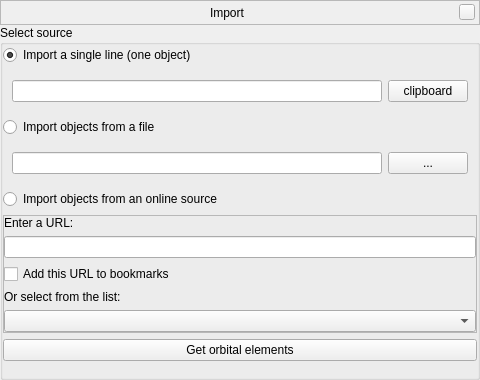
<?xml version="1.0" encoding="UTF-8"?>
<ui version="4.0">
 <author>Bogdan Marinov</author>
 <class>importWindow</class>
 <widget class="QWidget" name="importWindow">
  <property name="geometry">
   <rect>
    <x>0</x>
    <y>0</y>
    <width>480</width>
    <height>380</height>
   </rect>
  </property>
  <layout class="QVBoxLayout" name="verticalLayout_2">
   <property name="spacing">
    <number>0</number>
   </property>
   <property name="margin">
    <number>0</number>
   </property>
   <item>
    <widget class="BarFrame" name="LocationBar">
     <property name="sizePolicy">
      <sizepolicy hsizetype="Expanding" vsizetype="Minimum">
       <horstretch>0</horstretch>
       <verstretch>0</verstretch>
      </sizepolicy>
     </property>
     <property name="minimumSize">
      <size>
       <width>0</width>
       <height>25</height>
      </size>
     </property>
     <property name="maximumSize">
      <size>
       <width>16777215</width>
       <height>30</height>
      </size>
     </property>
     <property name="focusPolicy">
      <enum>Qt::NoFocus</enum>
     </property>
     <property name="autoFillBackground">
      <bool>false</bool>
     </property>
     <property name="frameShape">
      <enum>QFrame::StyledPanel</enum>
     </property>
     <layout class="QHBoxLayout" name="_2">
      <property name="spacing">
       <number>6</number>
      </property>
      <property name="leftMargin">
       <number>0</number>
      </property>
      <property name="topMargin">
       <number>0</number>
      </property>
      <property name="rightMargin">
       <number>4</number>
      </property>
      <property name="bottomMargin">
       <number>0</number>
      </property>
      <item>
       <spacer name="leftSpacer">
        <property name="orientation">
         <enum>Qt::Horizontal</enum>
        </property>
        <property name="sizeHint" stdset="0">
         <size>
          <width>40</width>
          <height>20</height>
         </size>
        </property>
       </spacer>
      </item>
      <item>
       <widget class="QLabel" name="stelWindowTitle">
        <property name="text">
         <string notr="true" extracomment="The title of the window will be set during runtime">Import</string>
        </property>
       </widget>
      </item>
      <item>
       <spacer name="rightSpacer">
        <property name="orientation">
         <enum>Qt::Horizontal</enum>
        </property>
        <property name="sizeHint" stdset="0">
         <size>
          <width>40</width>
          <height>20</height>
         </size>
        </property>
       </spacer>
      </item>
      <item>
       <widget class="QPushButton" name="closeStelWindow">
        <property name="minimumSize">
         <size>
          <width>16</width>
          <height>16</height>
         </size>
        </property>
        <property name="maximumSize">
         <size>
          <width>16</width>
          <height>16</height>
         </size>
        </property>
        <property name="focusPolicy">
         <enum>Qt::NoFocus</enum>
        </property>
        <property name="text">
         <string/>
        </property>
       </widget>
      </item>
     </layout>
    </widget>
   </item>
   <item>
    <widget class="QStackedWidget" name="stackedWidget">
     <property name="currentIndex">
      <number>0</number>
     </property>
     <widget class="QWidget" name="pageSource">
      <layout class="QVBoxLayout" name="verticalLayout">
       <property name="spacing">
        <number>0</number>
       </property>
       <property name="margin">
        <number>0</number>
       </property>
       <item>
        <widget class="QGroupBox" name="groupBox">
         <property name="title">
          <string>Select source</string>
         </property>
         <layout class="QVBoxLayout" name="verticalLayout_5">
          <property name="margin">
           <number>0</number>
          </property>
          <item>
           <widget class="QRadioButton" name="radioButtonSingle">
            <property name="text">
             <string>Import a single line (one object)</string>
            </property>
            <property name="checked">
             <bool>true</bool>
            </property>
           </widget>
          </item>
          <item>
           <widget class="QFrame" name="frameSingle">
            <layout class="QHBoxLayout" name="horizontalLayoutSingle">
             <item>
              <widget class="QLineEdit" name="lineEditSingle"/>
             </item>
             <item>
              <widget class="QPushButton" name="pushButtonPaste">
               <property name="text">
                <string>clipboard</string>
               </property>
              </widget>
             </item>
            </layout>
           </widget>
          </item>
          <item>
           <widget class="QRadioButton" name="radioButtonFile">
            <property name="text">
             <string>Import objects from a file</string>
            </property>
           </widget>
          </item>
          <item>
           <widget class="QFrame" name="frameFile">
            <layout class="QHBoxLayout" name="horizontalLayoutFile">
             <item>
              <widget class="QLineEdit" name="lineEditFilePath">
               <property name="inputMethodHints">
                <set>Qt::ImhNone</set>
               </property>
              </widget>
             </item>
             <item>
              <widget class="QPushButton" name="pushButtonBrowse">
               <property name="text">
                <string>...</string>
               </property>
              </widget>
             </item>
            </layout>
           </widget>
          </item>
          <item>
           <widget class="QRadioButton" name="radioButtonURL">
            <property name="text">
             <string>Import objects from an online source</string>
            </property>
           </widget>
          </item>
          <item>
           <widget class="QFrame" name="frameURL">
            <property name="frameShape">
             <enum>QFrame::StyledPanel</enum>
            </property>
            <property name="frameShadow">
             <enum>QFrame::Raised</enum>
            </property>
            <layout class="QVBoxLayout" name="verticalLayout_6">
             <property name="margin">
              <number>0</number>
             </property>
             <item>
              <widget class="QLabel" name="labelEnter">
               <property name="text">
                <string>Enter a URL:</string>
               </property>
              </widget>
             </item>
             <item>
              <widget class="QLineEdit" name="lineEditURL">
               <property name="inputMethodHints">
                <set>Qt::ImhUrlCharactersOnly</set>
               </property>
              </widget>
             </item>
             <item>
              <widget class="QCheckBox" name="checkBoxAddBookmark">
               <property name="text">
                <string>Add this URL to bookmarks</string>
               </property>
              </widget>
             </item>
             <item>
              <widget class="QLabel" name="labelSelect">
               <property name="text">
                <string>Or select from the list:</string>
               </property>
              </widget>
             </item>
             <item>
              <widget class="QComboBox" name="comboBoxBookmarks"/>
             </item>
            </layout>
           </widget>
          </item>
          <item>
           <widget class="QPushButton" name="pushButtonParse">
            <property name="text">
             <string>Get orbital elements</string>
            </property>
           </widget>
          </item>
          <item>
           <spacer name="verticalSpacer">
            <property name="orientation">
             <enum>Qt::Vertical</enum>
            </property>
            <property name="sizeHint" stdset="0">
             <size>
              <width>20</width>
              <height>40</height>
             </size>
            </property>
           </spacer>
          </item>
         </layout>
        </widget>
       </item>
      </layout>
     </widget>
     <widget class="QWidget" name="pageResult">
      <layout class="QVBoxLayout" name="verticalLayout_3">
       <property name="spacing">
        <number>0</number>
       </property>
       <property name="margin">
        <number>0</number>
       </property>
       <item>
        <widget class="QGroupBox" name="groupBoxObjects">
         <property name="title">
          <string>Objects found</string>
         </property>
         <layout class="QVBoxLayout" name="verticalLayout_4">
          <property name="margin">
           <number>0</number>
          </property>
          <item>
           <widget class="QLabel" name="labelInstructions">
            <property name="text">
             <string>Mark the objects you wish to be imported.
Note that displaying a large number of objects may cause Stellarium to run slowly.</string>
            </property>
            <property name="wordWrap">
             <bool>true</bool>
            </property>
           </widget>
          </item>
          <item>
           <widget class="QListWidget" name="listWidgetObjects">
            <item>
             <property name="text">
              <string notr="true">2P/Encke</string>
             </property>
             <property name="checkState">
              <enum>Unchecked</enum>
             </property>
             <property name="flags">
              <set>ItemIsSelectable|ItemIsUserCheckable|ItemIsEnabled</set>
             </property>
            </item>
           </widget>
          </item>
          <item>
           <widget class="QPushButton" name="pushButtonAdd">
            <property name="text">
             <string>Add objects</string>
            </property>
           </widget>
          </item>
         </layout>
        </widget>
       </item>
      </layout>
     </widget>
    </widget>
   </item>
  </layout>
 </widget>
 <customwidgets>
  <customwidget>
   <class>BarFrame</class>
   <extends>QFrame</extends>
   <header>Dialog.hpp</header>
   <container>1</container>
  </customwidget>
 </customwidgets>
 <tabstops>
  <tabstop>radioButtonSingle</tabstop>
  <tabstop>lineEditSingle</tabstop>
  <tabstop>pushButtonPaste</tabstop>
  <tabstop>radioButtonFile</tabstop>
  <tabstop>pushButtonBrowse</tabstop>
  <tabstop>lineEditFilePath</tabstop>
  <tabstop>radioButtonURL</tabstop>
  <tabstop>lineEditURL</tabstop>
  <tabstop>checkBoxAddBookmark</tabstop>
  <tabstop>comboBoxBookmarks</tabstop>
  <tabstop>pushButtonParse</tabstop>
  <tabstop>listWidgetObjects</tabstop>
  <tabstop>pushButtonAdd</tabstop>
 </tabstops>
 <resources/>
 <connections/>
</ui>
